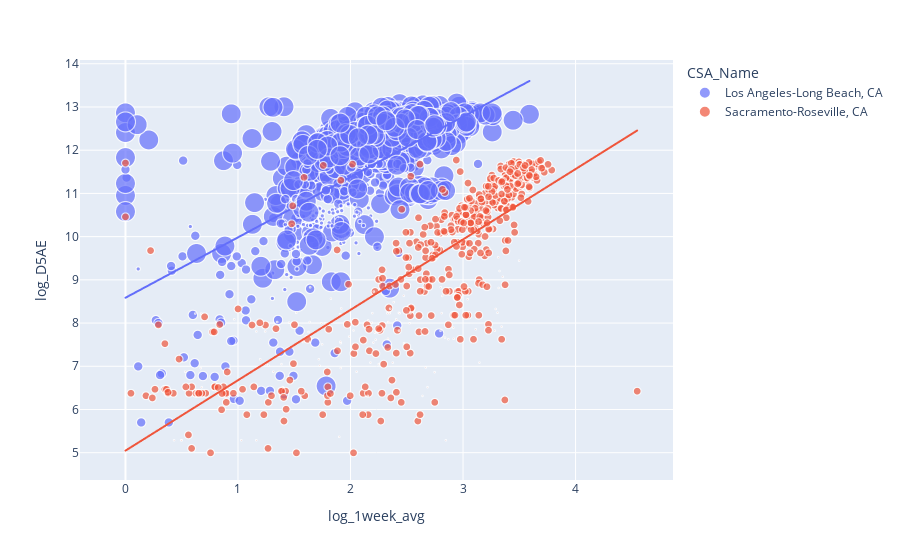

Notebook source saved alongside this figure:
### Markdown cell above
## $4 Working age population within 45 minutes auto travel time and AQI on  -- size: total employable population

### LA has more working people within a 45 minute drive of their jobs, better air quality, and larger employable population

### Code cell
#1 week average by the population within a 45 minute auto travel time -- size represents total population
fig = px.scatter(sacla, x=target, y="log_D5AE", color="CSA_Name", size='CBSA_EMP',
                 hover_data=['D4A_Ranked'], trendline='ols')
fig.show()

### Figure 1 — Plotly figure (JSON) as saved in the notebook; plotly's stock layout.template omitted (floating-point values rounded to 4 significant figures; data arrays with more than 128 entries replaced by an {"elided": "..."} marker saying what was removed)
{"data": [{"customdata": {"elided": "820x1 int values"}, "hovertemplate": "CSA_Name=Los Angeles-Long Beach, CA<br>log_1week_avg=%{x}<br>log_D5AE=%{y}<br>CBSA_EMP=%{marker.size}<br>D4A_Ranked=%{customdata[0]}<extra></extra>", "legendgroup": "Los Angeles-Long Beach, CA", "marker": {"color": "#636efa", "size": {"elided": "820 int values"}, "sizemode": "area", "sizeref": 15620.0, "symbol": "circle"}, "mode": "markers", "name": "Los Angeles-Long Beach, CA", "showlegend": true, "type": "scattergl", "x": {"elided": "820 float values"}, "xaxis": "x", "y": {"elided": "820 float values"}, "yaxis": "y"}, {"hovertemplate": "<b>OLS trendline</b><br>log_D5AE = 1.39708 * log_1week_avg + 8.58551<br>R<sup>2</sup>=0.364720<br><br>CSA_Name=Los Angeles-Long Beach, CA<br>log_1week_avg=%{x}<br>log_D5AE=%{y} <b>(trend)</b><extra></extra>", "legendgroup": "Los Angeles-Long Beach, CA", "marker": {"color": "#636efa", "symbol": "circle"}, "mode": "lines", "name": "Los Angeles-Long Beach, CA", "showlegend": false, "type": "scattergl", "x": {"elided": "820 float values"}, "xaxis": "x", "y": {"elided": "820 float values"}, "yaxis": "y"}, {"customdata": {"elided": "616x1 int values"}, "hovertemplate": "CSA_Name=Sacramento-Roseville, CA<br>log_1week_avg=%{x}<br>log_D5AE=%{y}<br>CBSA_EMP=%{marker.size}<br>D4A_Ranked=%{customdata[0]}<extra></extra>", "legendgroup": "Sacramento-Roseville, CA", "marker": {"color": "#EF553B", "size": {"elided": "616 int values"}, "sizemode": "area", "sizeref": 15620.0, "symbol": "circle"}, "mode": "markers", "name": "Sacramento-Roseville, CA", "showlegend": true, "type": "scattergl", "x": {"elided": "616 float values"}, "xaxis": "x", "y": {"elided": "616 float values"}, "yaxis": "y"}, {"hovertemplate": "<b>OLS trendline</b><br>log_D5AE = 1.62897 * log_1week_avg + 5.04777<br>R<sup>2</sup>=0.598561<br><br>CSA_Name=Sacramento-Roseville, CA<br>log_1week_avg=%{x}<br>log_D5AE=%{y} <b>(trend)</b><extra></extra>", "legendgroup": "Sacramento-Roseville, CA", "marker": {"color": "#EF553B", "symbol": "circle"}, "mode": "lines", "name": "Sacramento-Roseville, CA", "showlegend": false, "type": "scattergl", "x": {"elided": "616 float values"}, "xaxis": "x", "y": {"elided": "616 float values"}, "yaxis": "y"}], "layout": {"legend": {"itemsizing": "constant", "title": {"text": "CSA_Name"}, "tracegroupgap": 0}, "margin": {"t": 60}, "xaxis": {"anchor": "y", "domain": [0, 1], "title": {"text": "log_1week_avg"}}, "yaxis": {"anchor": "x", "domain": [0, 1], "title": {"text": "log_D5AE"}}}}
